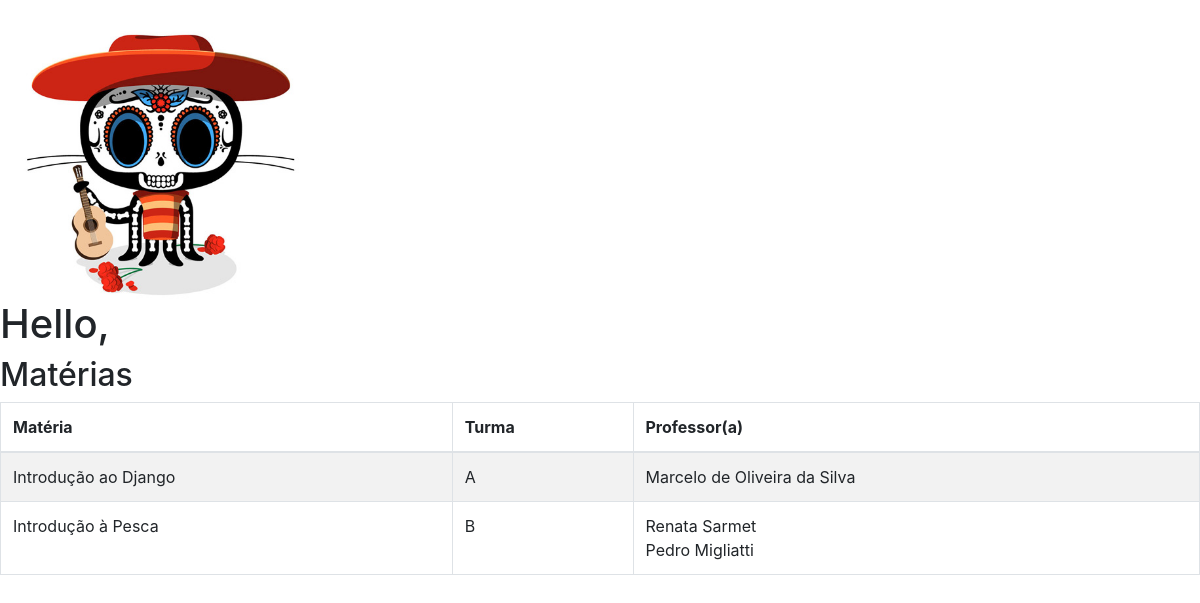
The page / on the database its author committed.
### hello/models.py (models this page shows, shortened)
class Materia(models.Model):
    class Meta:
        verbose_name = 'matéria'
        verbose_name_plural = 'matérias'
    nome = models.CharField(max_length=100, verbose_name='nome')
    codigo = models.IntegerField(verbose_name='código')
    professor = models.ManyToManyField(Professor, verbose_name='professor(es)')
    descricao = models.TextField(verbose_name='descrição')
    sala = models.ForeignKey(Sala, null=True, blank=True, verbose_name='sala')
    TURMAS = (
        ('A', 'A'),
        ('B', 'B'),
        ('C', 'C'),
        ('D', 'D'),
    )
    turma = models.CharField(max_length=1, choices=TURMAS)

class Professor(models.Model):
    class Meta:
        verbose_name = 'professor'
        verbose_name_plural = 'professores'
    nome = models.CharField(max_length=50, verbose_name='nome')
    sobrenome = models.CharField(max_length=100, verbose_name='sobrenome')
    email = models.EmailField(verbose_name='e-mail')
    SEXO = (
        ('M', 'Masculino'),
        ('F', 'Feminino'),
    )
    sexo = models.CharField(max_length=1, verbose_name='sexo', choices=SEXO, default='F')

### hello/views.py (the view)
# urls.py: url(r'^$', index, name='index'),
def index(request):
    materias = Materia.objects.all()
    return render_to_response('hello/index.html', {'materias': materias})

### hello/templates/hello/index.html
{% extends 'hello/base.html' %}
{%  load staticfiles %}
{% block body %}
    <img src="{% static 'hello/images/octocat.jpg' %}" alt="Octocat" height="300" weight="auto">
    <h1>Hello, {{ user.first_name }} {{ pessoa.sobrenome }}</h1>
    <h2>Matérias</h2>
    <table class="table table-striped table-bordered table-hover">
    <thead>
        <th>Matéria</th>
        <th>Turma</th>
        <th>Professor(a)</th>
    </thead>
        {% for materia in materias %}
            <tr>
                <td>{{ materia.nome }}</td>
                <td>{{ materia.turma }}</td>
                <td>
                    {% for professor in materia.professor.all %}
                        {{ professor.nome }} {{ professor.sobrenome }}<br>
                    {% endfor %}
                </td>
            </tr>
        {% endfor %}
    </table>
{% endblock body%}

### rows shown on the page
Materia: nome "Introdução ao Django", turma "A"
Professor: nome "Marcelo", sobrenome "de Oliveira da Silva"
Materia: nome "Introdução à Pesca", turma "B"
Professor: nome "Renata", sobrenome "Sarmet"
Professor: nome "Pedro", sobrenome "Migliatti"
